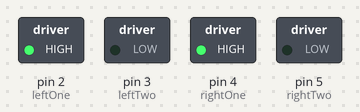
The sketch below on a simulated Arduino Uno, built with avr-gcc and run on an emulated ATmega328P. Shown: switched loads named in the sketch (green lamp = pin HIGH). Dashed ring = blinking.

Above: at 0.05 s.
Timing chart, 0 to 3.0 s (numbered marks = the images above):
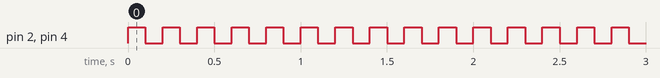

Measured:
- by itself, pin 2 (leftOne), pin 4 (rightOne): alternates HIGH for 0.10 s and LOW for 0.10 s

The sketch:

DriverTest.ino
```cpp
/*
 * Arduino Uno MetaTemp Prototype
 * Testing Dual Peltier elements  + L298N Driver
 *
 * Created by Alex Noyanov June 25th 2022
 *
 * Connection Guide:
 *
 * L298N Driver | Arduino
 *
 * ENA          | 10
 * IN 1         | 5
 * IN 2         | 4
 * IN 3         | 3
 * IN 4         | 2
 * ENB          | 11
 *
 */

// Connections:
int leftOne = 2;
int leftTwo = 3;

int rightOne = 4;
int rightTwo = 5;

 void coolRight(){
  digitalWrite(rightOne,HIGH);
  digitalWrite(rightTwo,LOW);
 }

void coolLeft(){
  digitalWrite(leftOne,HIGH);
  digitalWrite(leftTwo,LOW);
}

void heatRight(){
  digitalWrite(rightOne,LOW);
  digitalWrite(rightTwo,HIGH);
}

void heatLeft(){
  digitalWrite(leftOne,LOW);
  digitalWrite(leftTwo,HIGH);
}

void offAll(){
  digitalWrite(leftOne, LOW);
  digitalWrite(leftTwo, LOW);
  digitalWrite(rightOne, LOW);
  digitalWrite(rightTwo, LOW);
}


void setup() {
  // put your setup code here, to run once:
  pinMode(leftOne, OUTPUT);
  pinMode(leftTwo, OUTPUT);
  pinMode(rightOne, OUTPUT);
  pinMode(rightTwo, OUTPUT);
  offAll();
}
void loop() {
  // put your main code here, to run repeatedly:
  coolLeft();
  coolRight();
  delay(100);
  offAll();
  delay(100);

}
```
